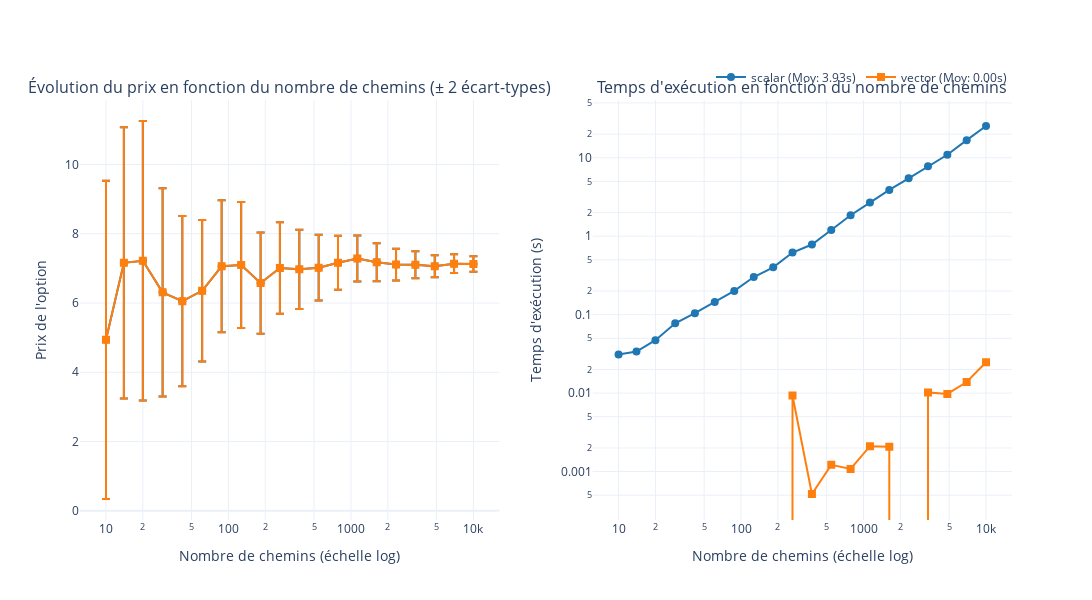

Source (notebook cell):
### Code cell
graph_path = graph.comparer_convergence_paths()
graph_path.show()

### Figure 1 — Plotly figure (JSON) as saved in the notebook; plotly's stock layout.template omitted (floating-point values rounded to 4 significant figures)
{"data": [{"error_y": {"array": [4.596, 3.915, 4.036, 3.007, 2.456, 2.041, 1.906, 1.817, 1.46, 1.318, 1.146, 0.9491, 0.7821, 0.6634, 0.5502, 0.461, 0.3872, 0.32, 0.2692, 0.2258], "type": "data", "visible": true}, "line": {"color": "#1f77b4"}, "marker": {"size": 8, "symbol": 0}, "mode": "lines+markers", "name": "scalar (Moy: 3.93s)", "type": "scatter", "x": [10, 14, 20, 29, 42, 61, 88, 127, 183, 263, 379, 545, 784, 1128, 1623, 2335, 3359, 4832, 6951, 10000], "xaxis": "x", "y": [4.937, 7.159, 7.22, 6.307, 6.054, 6.352, 7.059, 7.098, 6.576, 7.011, 6.971, 7.02, 7.163, 7.284, 7.176, 7.109, 7.105, 7.062, 7.137, 7.127], "yaxis": "y"}, {"line": {"color": "#1f77b4"}, "marker": {"size": 8, "symbol": 0}, "mode": "lines+markers", "name": "scalar", "showlegend": false, "type": "scatter", "x": [10, 14, 20, 29, 42, 61, 88, 127, 183, 263, 379, 545, 784, 1128, 1623, 2335, 3359, 4832, 6951, 10000], "xaxis": "x2", "y": [0.03109, 0.03388, 0.04727, 0.07748, 0.1043, 0.1445, 0.2007, 0.3021, 0.401, 0.6198, 0.783, 1.198, 1.849, 2.684, 3.885, 5.465, 7.8, 10.92, 16.75, 25.39], "yaxis": "y2"}, {"error_y": {"array": [4.596, 3.915, 4.036, 3.007, 2.456, 2.041, 1.906, 1.817, 1.46, 1.318, 1.146, 0.9491, 0.7821, 0.6634, 0.5502, 0.461, 0.3872, 0.32, 0.2692, 0.2258], "type": "data", "visible": true}, "line": {"color": "#ff7f0e"}, "marker": {"size": 8, "symbol": 1}, "mode": "lines+markers", "name": "vector (Moy: 0.00s)", "type": "scatter", "x": [10, 14, 20, 29, 42, 61, 88, 127, 183, 263, 379, 545, 784, 1128, 1623, 2335, 3359, 4832, 6951, 10000], "xaxis": "x", "y": [4.937, 7.159, 7.22, 6.307, 6.054, 6.352, 7.059, 7.098, 6.576, 7.011, 6.971, 7.02, 7.163, 7.284, 7.176, 7.109, 7.105, 7.062, 7.137, 7.127], "yaxis": "y"}, {"line": {"color": "#ff7f0e"}, "marker": {"size": 8, "symbol": 1}, "mode": "lines+markers", "name": "vector", "showlegend": false, "type": "scatter", "x": [10, 14, 20, 29, 42, 61, 88, 127, 183, 263, 379, 545, 784, 1128, 1623, 2335, 3359, 4832, 6951, 10000], "xaxis": "x2", "y": [0, 0, 0, 0, 0, 0, 0, 0, 0, 0.009308, 0.0005176, 0.001217, 0.00108, 0.002108, 0.002079, 0, 0.01021, 0.009755, 0.01385, 0.02471], "yaxis": "y2"}], "layout": {"annotations": [{"font": {"size": 16}, "showarrow": false, "text": "Évolution du prix en fonction du nombre de chemins (± 2 écart-types)", "x": 0.225, "xanchor": "center", "xref": "paper", "y": 1, "yanchor": "bottom", "yref": "paper"}, {"font": {"size": 16}, "showarrow": false, "text": "Temps d'exécution en fonction du nombre de chemins", "x": 0.775, "xanchor": "center", "xref": "paper", "y": 1, "yanchor": "bottom", "yref": "paper"}], "height": 600, "legend": {"orientation": "h", "x": 1, "xanchor": "right", "y": 1.02, "yanchor": "bottom"}, "width": 1200, "xaxis": {"anchor": "y", "domain": [0, 0.45], "title": {"text": "Nombre de chemins (échelle log)"}, "type": "log"}, "xaxis2": {"anchor": "y2", "domain": [0.55, 1], "title": {"text": "Nombre de chemins (échelle log)"}, "type": "log"}, "yaxis": {"anchor": "x", "domain": [0, 1], "title": {"text": "Prix de l'option"}}, "yaxis2": {"anchor": "x2", "domain": [0, 1], "title": {"text": "Temps d'exécution (s)"}, "type": "log"}}}
